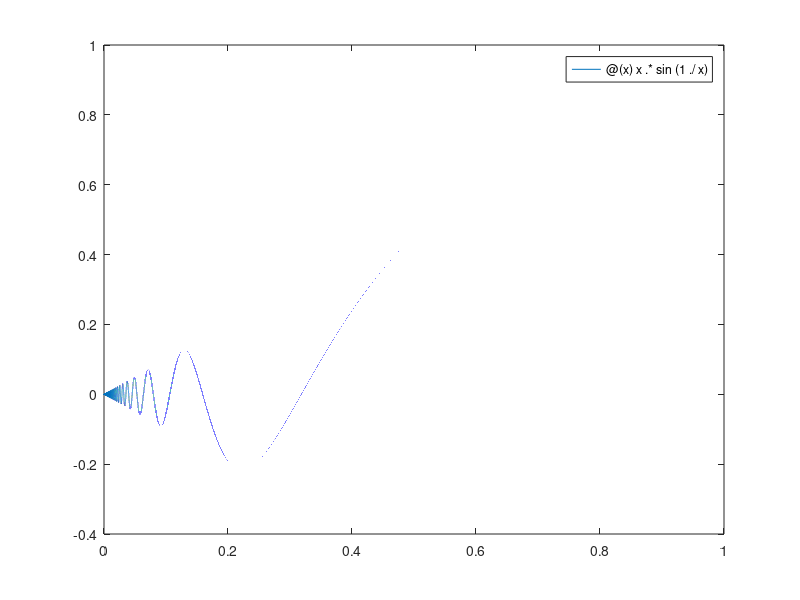

Write the MATLAB code that produced this figure. (Note: this script raises an error after producing the figure.)
function es6_10
% Esercizio 6.10

% L'esercizio richiede di effettuare l'integrazione numerica di x*sin(1/x)
% tra 0 e 1 e poi di controllare il valore così ottenuto con quello trovato
% con il pacchetto simbolico.

%% Parte a) Plotting

disp('Function plotting:')
f = @(x) x.*sin(1./x);
fplot(f,[0 1])

disp('--- premere un tasto qualsiasi per continuare ---')
pause

%% Parte b) Symbolic computation

disp('Exact value:')
syms x
h = x*sin(1/x);
D = int(h,0,1);
format long
disp(vpa(D,64))

disp('--- premere un tasto qualsiasi per continuare ---')
pause

%% Parte c) quadtx computation
% quadtx non riesce a portare a termine l'integrazione, perchè incontra un
% espressione 1/0 a uno degli estremi.

disp('quadtx error message:')
try
    quadtx(f,0,1)
catch error
    fprintf(2,[error.message '\n'])
end

disp('--- premere un tasto qualsiasi per continuare ---')
pause

%% Parte d) Solutione
% Per risolvere questo problema possiamo spostare di poco l'estremo
% d'integrazione sinistro e calcolare nuovamente l'integrale.
% Controlliamo poi in un ciclo che l'errore sul calcolo diminuisca se la
% tolleranza viene diminuita.

disp('Shifting-end solution: Difference with symbolic computation plotted')
disp('versus tolerance:')

for k = 1:12
        tol(k) = 10^(-k); %#ok<AGROW>
        [Q,~] = quadtx(f,eps,1,tol(k));
        err(k) = Q - eval(D); %#ok<AGROW>
end

loglog(tol,abs(err),'-*')
title('Error vs Tolerance')
xlabel('tolerance')
ylabel('error')
